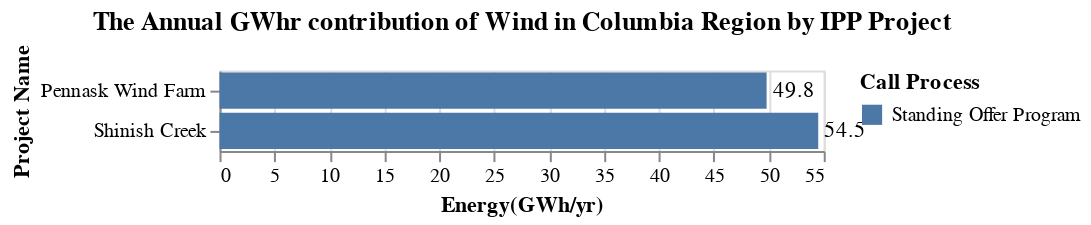

Notebook source saved alongside this figure:
### Markdown cell above
The bar chart energy_CR_Loc_chart, shows the energy contribution of the project and the call process by which it was acquired. 

The bar chart capacity_CR_Loc_chart, shows the capacity contribution of each of these projects and the call process by which it was acquired.

### Code cell
title = alt.TitleParams('The Annual GWhr contribution of Wind in Columbia Region by IPP Project')

capacity_IPP = alt.Chart(data_CR, title = title).mark_bar().encode(
                    alt.Y('Project_name', title='Project Name',sort='x'),
                    alt.X('sum(Energy(GWh/yr))', title='Energy(GWh/yr)'),
                    alt.Color('Call_process', title = 'Call Process')).properties( width=300)
energy_CR_Loc_chart = capacity_IPP + capacity_IPP.mark_text(
    color = 'black', align='left', dx = 3).encode(text='sum(Energy(GWh/yr))',color=alt.value('black'))
energy_CR_Loc_chart

### Figure 1 — Vega-Lite specification as saved in the notebook (floating-point values rounded to 4 significant figures)
{"config": {"view": {"continuousWidth": 300, "continuousHeight": 300}}, "layer": [{"mark": {"type": "bar"}, "encoding": {"color": {"field": "Call_process", "title": "Call Process", "type": "nominal"}, "x": {"aggregate": "sum", "field": "Energy(GWh/yr)", "title": "Energy(GWh/yr)", "type": "quantitative"}, "y": {"field": "Project_name", "sort": "x", "title": "Project Name", "type": "nominal"}}, "title": {"text": "The Annual GWhr contribution of Wind in Columbia Region by IPP Project"}}, {"mark": {"type": "text", "align": "left", "color": "black", "dx": 3}, "encoding": {"color": {"value": "black"}, "text": {"aggregate": "sum", "field": "Energy(GWh/yr)", "type": "quantitative"}, "x": {"aggregate": "sum", "field": "Energy(GWh/yr)", "title": "Energy(GWh/yr)", "type": "quantitative"}, "y": {"field": "Project_name", "sort": "x", "title": "Project Name", "type": "nominal"}}, "title": {"text": "The Annual GWhr contribution of Wind in Columbia Region by IPP Project"}}], "data": {"name": "data-33ce46ac19fef0706b68497037dcbf7c"}, "width": 300, "$schema": "https://vega.github.io/schema/vega-lite/v5.20.1.json", "datasets": {"data-33ce46ac19fef0706b68497037dcbf7c": [{"Sub_region": "Kelly Lake Nicola", "Project_name": "Shinish Creek", "IPP_seller": "Wind Farm Zero Emissions Shinish Creek Limited Partnership", "Location": "Summerland", "Type": "Wind", "Year": "2010", "Call_process": "Standing Offer Program", "Capacity(MW)": 15.0, "Energy(GWh/yr)": 54.5, "Region": "Columbia Region"}, {"Sub_region": "Kelly Lake Nicola", "Project_name": "Pennask Wind Farm", "IPP_seller": "Zero Emissions Pennask Limited Partnership", "Location": "Westbank", "Type": "Wind", "Year": "2010", "Call_process": "Standing Offer Program", "Capacity(MW)": 15.0, "Energy(GWh/yr)": 49.8, "Region": "Columbia Region"}]}}
